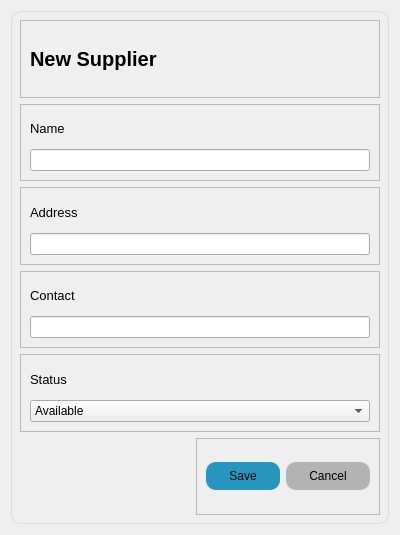
<?xml version="1.0" encoding="UTF-8"?>
<ui version="4.0">
 <class>Dialog</class>
 <widget class="QDialog" name="Dialog">
  <property name="geometry">
   <rect>
    <x>0</x>
    <y>0</y>
    <width>400</width>
    <height>535</height>
   </rect>
  </property>
  <property name="windowTitle">
   <string>Dialog</string>
  </property>
  <property name="styleSheet">
   <string notr="true">#save {
	background-color: #2596be;
	padding:7px 23px;
	border-radius:10px;
}
#cancel {
	
	background-color: rgb(179, 179, 179);
	padding: 7px 23px;
	border: none;
	border-radius: 10px;
}
#save:hover{
	background-color:#18647e;
	
}
#cancel:hover {
	background-color:#18647e;
}
#widget {
	border:1px solid #dcdcdc;
	border-radius: 10px;
}
</string>
  </property>
  <layout class="QVBoxLayout" name="verticalLayout">
   <item>
    <widget class="QWidget" name="widget" native="true">
     <layout class="QVBoxLayout" name="verticalLayout_2">
      <item>
       <widget class="QFrame" name="frame">
        <property name="frameShape">
         <enum>QFrame::StyledPanel</enum>
        </property>
        <property name="frameShadow">
         <enum>QFrame::Raised</enum>
        </property>
        <layout class="QVBoxLayout" name="verticalLayout_8">
         <item>
          <widget class="QLabel" name="label">
           <property name="font">
            <font>
             <pointsize>15</pointsize>
             <weight>75</weight>
             <bold>true</bold>
            </font>
           </property>
           <property name="text">
            <string>New Supplier</string>
           </property>
           <property name="textFormat">
            <enum>Qt::PlainText</enum>
           </property>
          </widget>
         </item>
        </layout>
       </widget>
      </item>
      <item>
       <widget class="QFrame" name="frame_2">
        <property name="frameShape">
         <enum>QFrame::StyledPanel</enum>
        </property>
        <property name="frameShadow">
         <enum>QFrame::Raised</enum>
        </property>
        <layout class="QVBoxLayout" name="verticalLayout_3">
         <item>
          <widget class="QLabel" name="label_2">
           <property name="font">
            <font>
             <pointsize>10</pointsize>
             <weight>50</weight>
             <bold>false</bold>
            </font>
           </property>
           <property name="text">
            <string>Name</string>
           </property>
          </widget>
         </item>
         <item>
          <widget class="QLineEdit" name="name"/>
         </item>
        </layout>
       </widget>
      </item>
      <item>
       <widget class="QFrame" name="frame_4">
        <property name="frameShape">
         <enum>QFrame::StyledPanel</enum>
        </property>
        <property name="frameShadow">
         <enum>QFrame::Raised</enum>
        </property>
        <layout class="QVBoxLayout" name="verticalLayout_5">
         <item>
          <widget class="QLabel" name="label_4">
           <property name="font">
            <font>
             <pointsize>10</pointsize>
            </font>
           </property>
           <property name="text">
            <string>Address</string>
           </property>
          </widget>
         </item>
         <item>
          <widget class="QLineEdit" name="cost"/>
         </item>
        </layout>
       </widget>
      </item>
      <item>
       <widget class="QFrame" name="frame_5">
        <property name="frameShape">
         <enum>QFrame::StyledPanel</enum>
        </property>
        <property name="frameShadow">
         <enum>QFrame::Raised</enum>
        </property>
        <layout class="QVBoxLayout" name="verticalLayout_6">
         <item>
          <widget class="QLabel" name="label_5">
           <property name="font">
            <font>
             <pointsize>10</pointsize>
            </font>
           </property>
           <property name="text">
            <string>Contact</string>
           </property>
          </widget>
         </item>
         <item>
          <widget class="QLineEdit" name="supplier_id"/>
         </item>
        </layout>
       </widget>
      </item>
      <item>
       <widget class="QFrame" name="frame_6">
        <property name="frameShape">
         <enum>QFrame::StyledPanel</enum>
        </property>
        <property name="frameShadow">
         <enum>QFrame::Raised</enum>
        </property>
        <layout class="QVBoxLayout" name="verticalLayout_7">
         <item>
          <widget class="QLabel" name="label_6">
           <property name="font">
            <font>
             <pointsize>10</pointsize>
            </font>
           </property>
           <property name="text">
            <string>Status</string>
           </property>
          </widget>
         </item>
         <item>
          <widget class="QComboBox" name="status">
           <item>
            <property name="text">
             <string>Available</string>
            </property>
           </item>
           <item>
            <property name="text">
             <string>UnAvailable</string>
            </property>
           </item>
          </widget>
         </item>
        </layout>
       </widget>
      </item>
      <item alignment="Qt::AlignRight">
       <widget class="QFrame" name="frame_7">
        <property name="frameShape">
         <enum>QFrame::StyledPanel</enum>
        </property>
        <property name="frameShadow">
         <enum>QFrame::Raised</enum>
        </property>
        <layout class="QHBoxLayout" name="horizontalLayout">
         <item>
          <widget class="QPushButton" name="save">
           <property name="text">
            <string>Save</string>
           </property>
          </widget>
         </item>
         <item>
          <widget class="QPushButton" name="cancel">
           <property name="text">
            <string>Cancel</string>
           </property>
          </widget>
         </item>
        </layout>
       </widget>
      </item>
     </layout>
    </widget>
   </item>
  </layout>
 </widget>
 <resources/>
 <connections/>
</ui>
